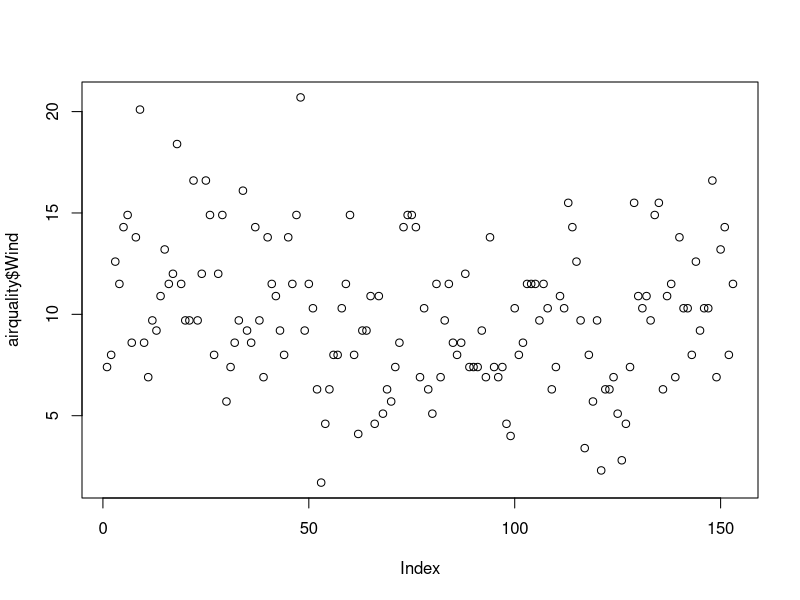
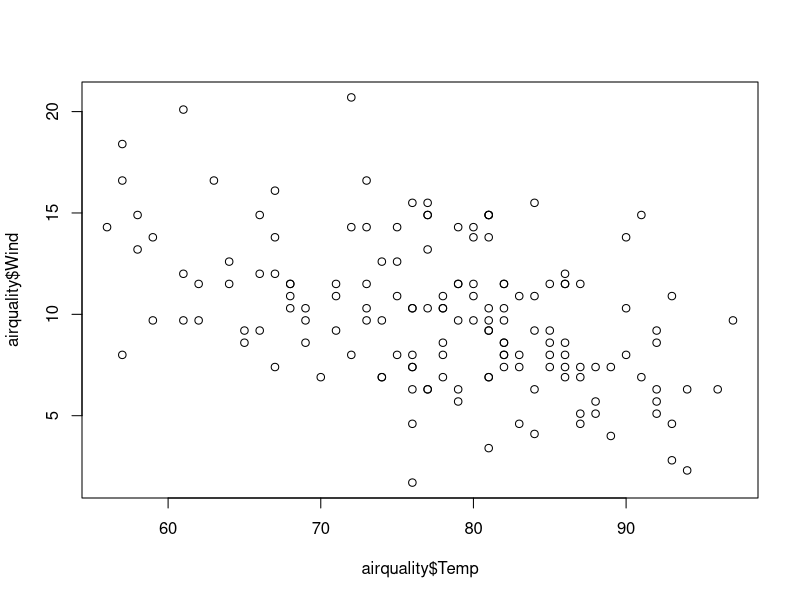
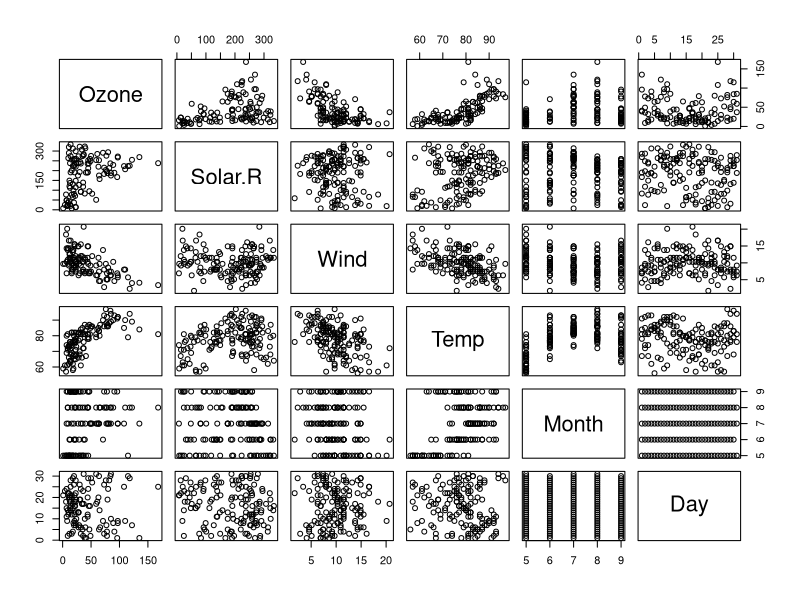
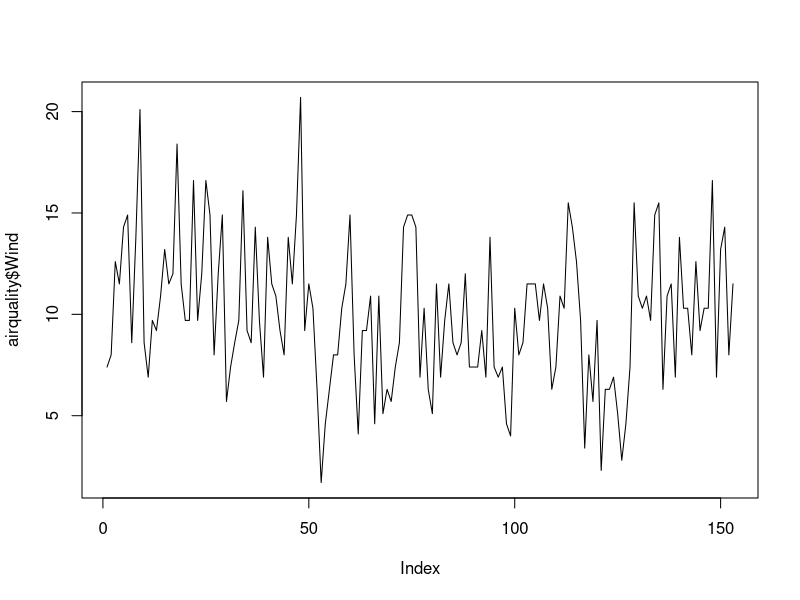
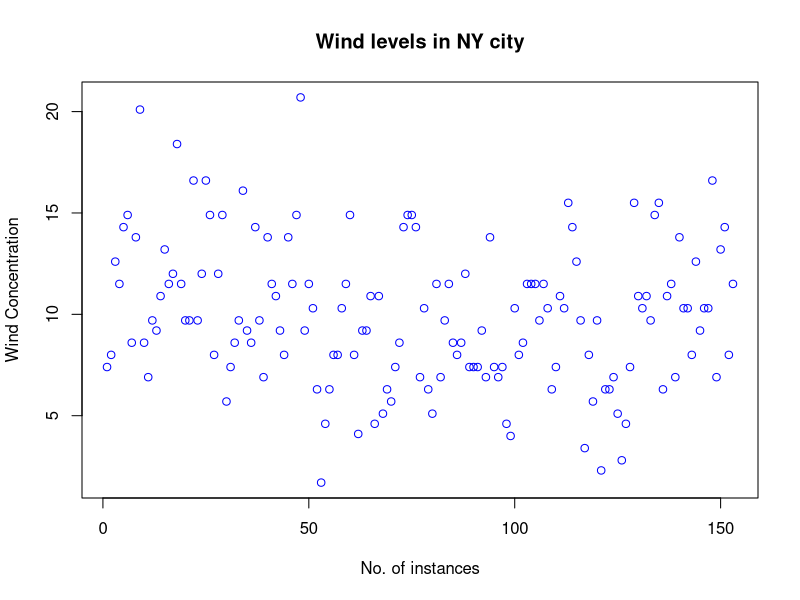
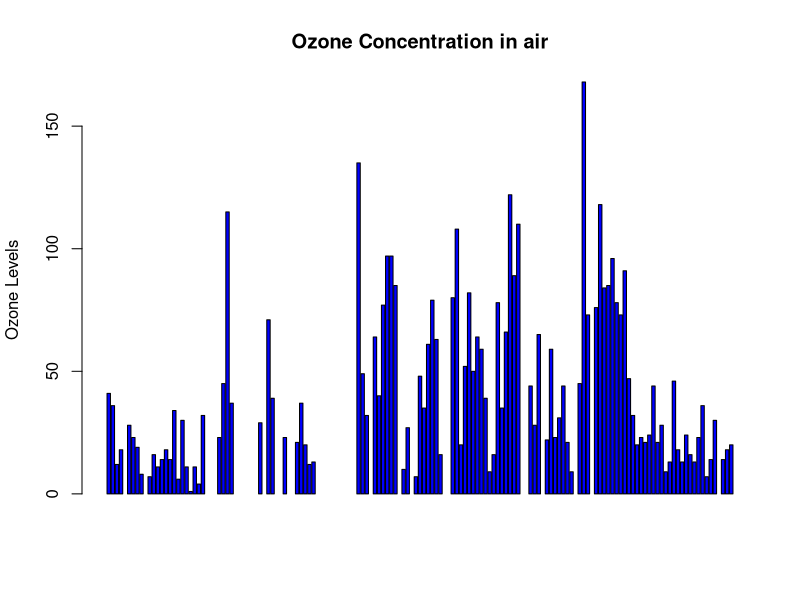
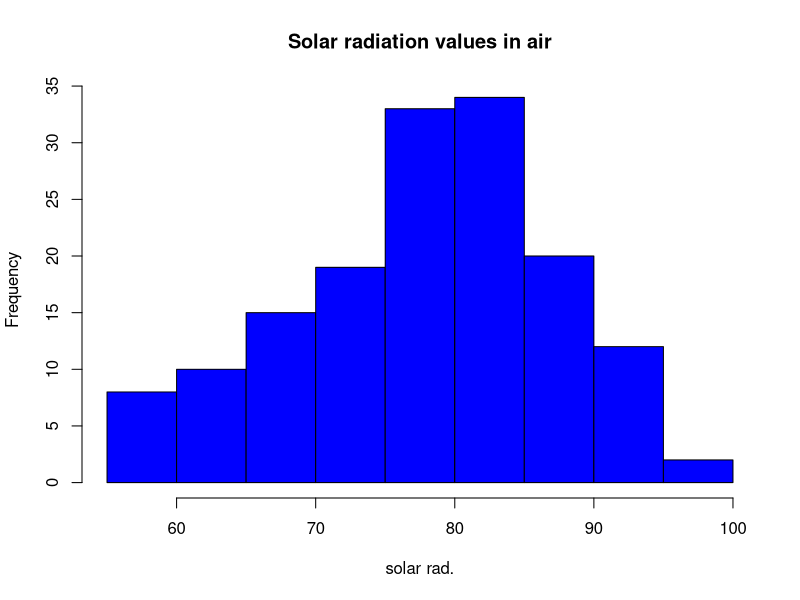
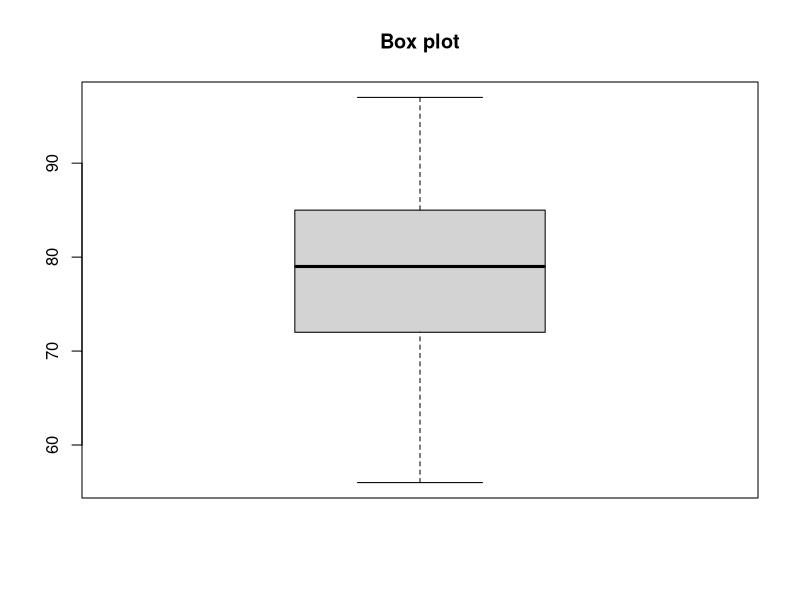

Here is the R script that generated these plots, in order:
airquality <- datasets::airquality

head(airquality)

#select 1st and 2nd column
df12 <- airquality[,c(1,2)]
df12

#eliminate 6th column
df <- airquality[,-6]
df

#summary of dataset
summary(airquality)

#summary of 1st column
summary(airquality[,1])

#select using variable ( $ )
airquality$Wind

#summary using variabe
summary(airquality$Wind)
summary(airquality$Temp)

#plot
#default plot scatter diagram
plot(airquality$Wind)

#plot between two columns
# p => pear plot
plot(airquality$Temp, airquality$Wind, type='p')

#plot dataset
plot(airquality)

#line plot
plot(airquality$Wind, type="l") #type l:line plot, p: pear plot, b:both

#decorate plot
plot(airquality$Wind, xlab = 'No. of instances',
     ylab = 'Wind Concentration', main = 'Wind levels in NY city',
     col='blue')

#Horizontal plot
barplot(airquality$Ozone, main="Ozone Concentration in air",
        ylab = 'Ozone Levels', col = "blue", horiz=F, axes=T)

#HISTOGRAM
hist(airquality$Temp, main="Solar radiation values in air",
     xlab='solar rad.', col='blue')

#box plot
boxplot(airquality$Temp, main='Box plot')

#box plot multiple columns
boxplot(airquality[,1:4], main="multiple")

